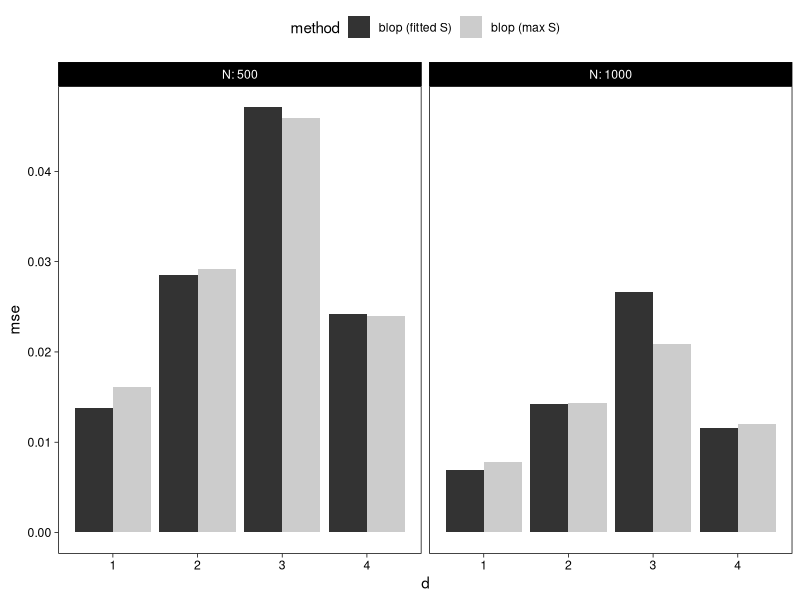

The R script that drew this image: (Note: this script raises an error after producing the figure.)
library(magrittr)
f <- function (x, y) mean((x - y)^2)
exp_04a <- 
    readr::read_csv("data/exp-02.csv") %>%
    dplyr::filter(l == 1.75, o == sqrt(2), !is.infinite(estimate)) %>%
    dplyr::mutate(m = "blop (max S)") %>%
    dplyr::group_by(m, d, N) %>%
    dplyr::summarise(mse = f(estimate, target), .groups = "drop")

exp_04b <- 
    readr::read_csv("data/exp-04.csv") %>%
    dplyr::filter(l == 1.75, o == sqrt(2), !is.infinite(estimate)) %>%
    dplyr::mutate(m = "blop (fitted S)") %>%
    dplyr::group_by(m, d, N) %>%
    dplyr::summarise(mse = f(estimate, target), .groups = "drop")

exp_04 <-
    rbind(exp_04a, exp_04b) %>%
    dplyr::rename(method = m)

p <- 
    exp_04 %>%
    ggplot2::ggplot(ggplot2::aes(x = d, y = mse, fill = method)) + 
    ggplot2::facet_grid( ~ N, labeller = "label_both", scales = "free") +
    ggplot2::geom_bar(stat = "identity", position = ggplot2::position_dodge()) +
    ggplot2::theme_linedraw() +
    ggplot2::scale_fill_grey() + 
    ggplot2::theme(
        panel.grid.major = ggplot2::element_blank(), 
        panel.grid.minor = ggplot2::element_blank(),
        legend.position  = "top"
    )
ggplot2::ggsave("images/exp-04.pdf", p, width = 6, height = 3)
p
